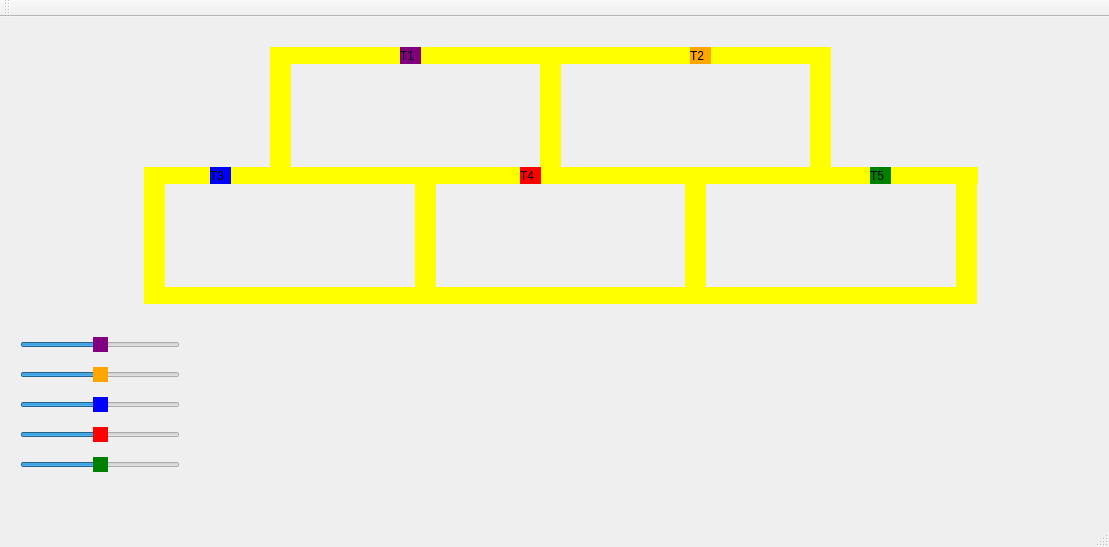
<?xml version="1.0" encoding="UTF-8"?>
<ui version="4.0">
 <class>MainWindow</class>
 <widget class="QMainWindow" name="MainWindow">
  <property name="geometry">
   <rect>
    <x>0</x>
    <y>0</y>
    <width>1109</width>
    <height>547</height>
   </rect>
  </property>
  <property name="windowTitle">
   <string>MainWindow</string>
  </property>
  <property name="styleSheet">
   <string notr="true"/>
  </property>
  <widget class="QWidget" name="centralWidget">
   <widget class="QLabel" name="label_trem1">
    <property name="geometry">
     <rect>
      <x>400</x>
      <y>30</y>
      <width>21</width>
      <height>17</height>
     </rect>
    </property>
    <property name="styleSheet">
     <string notr="true">QLabel { background: purple}</string>
    </property>
    <property name="text">
     <string>T1</string>
    </property>
   </widget>
   <widget class="QLabel" name="label_trilho1">
    <property name="geometry">
     <rect>
      <x>290</x>
      <y>30</y>
      <width>250</width>
      <height>17</height>
     </rect>
    </property>
    <property name="styleSheet">
     <string notr="true">QLabel { background: yellow}</string>
    </property>
    <property name="text">
     <string/>
    </property>
   </widget>
   <widget class="QLabel" name="label_trilho2">
    <property name="geometry">
     <rect>
      <x>290</x>
      <y>150</y>
      <width>250</width>
      <height>17</height>
     </rect>
    </property>
    <property name="styleSheet">
     <string notr="true">QLabel { background: yellow}</string>
    </property>
    <property name="text">
     <string/>
    </property>
   </widget>
   <widget class="QLabel" name="label_trilho3">
    <property name="geometry">
     <rect>
      <x>540</x>
      <y>30</y>
      <width>21</width>
      <height>137</height>
     </rect>
    </property>
    <property name="styleSheet">
     <string notr="true">QLabel { background: yellow}</string>
    </property>
    <property name="text">
     <string/>
    </property>
   </widget>
   <widget class="QLabel" name="label_trilho4">
    <property name="geometry">
     <rect>
      <x>270</x>
      <y>30</y>
      <width>21</width>
      <height>137</height>
     </rect>
    </property>
    <property name="styleSheet">
     <string notr="true">QLabel { background: yellow}</string>
    </property>
    <property name="text">
     <string/>
    </property>
   </widget>
   <widget class="QLabel" name="label_trilho4_2">
    <property name="geometry">
     <rect>
      <x>810</x>
      <y>30</y>
      <width>21</width>
      <height>137</height>
     </rect>
    </property>
    <property name="styleSheet">
     <string notr="true">QLabel { background: yellow}</string>
    </property>
    <property name="text">
     <string/>
    </property>
   </widget>
   <widget class="QLabel" name="label_trilho1_2">
    <property name="geometry">
     <rect>
      <x>560</x>
      <y>30</y>
      <width>250</width>
      <height>17</height>
     </rect>
    </property>
    <property name="styleSheet">
     <string notr="true">QLabel { background: yellow}</string>
    </property>
    <property name="text">
     <string/>
    </property>
   </widget>
   <widget class="QLabel" name="label_trilho2_2">
    <property name="geometry">
     <rect>
      <x>560</x>
      <y>150</y>
      <width>250</width>
      <height>17</height>
     </rect>
    </property>
    <property name="styleSheet">
     <string notr="true">QLabel { background: yellow}</string>
    </property>
    <property name="text">
     <string/>
    </property>
   </widget>
   <widget class="QLabel" name="label_trem2">
    <property name="geometry">
     <rect>
      <x>690</x>
      <y>30</y>
      <width>21</width>
      <height>17</height>
     </rect>
    </property>
    <property name="styleSheet">
     <string notr="true">QLabel { background: orange}</string>
    </property>
    <property name="text">
     <string>T2</string>
    </property>
   </widget>
   <widget class="QLabel" name="label_trem3">
    <property name="geometry">
     <rect>
      <x>210</x>
      <y>150</y>
      <width>21</width>
      <height>17</height>
     </rect>
    </property>
    <property name="styleSheet">
     <string notr="true">QLabel { background: blue}</string>
    </property>
    <property name="text">
     <string>T3</string>
    </property>
   </widget>
   <widget class="QLabel" name="label_trem4">
    <property name="geometry">
     <rect>
      <x>520</x>
      <y>150</y>
      <width>21</width>
      <height>17</height>
     </rect>
    </property>
    <property name="styleSheet">
     <string notr="true">QLabel { background: red}</string>
    </property>
    <property name="text">
     <string>T4</string>
    </property>
   </widget>
   <widget class="QLabel" name="label_trem5">
    <property name="geometry">
     <rect>
      <x>870</x>
      <y>150</y>
      <width>21</width>
      <height>17</height>
     </rect>
    </property>
    <property name="styleSheet">
     <string notr="true">QLabel { background: green}</string>
    </property>
    <property name="text">
     <string>T5</string>
    </property>
   </widget>
   <widget class="QLabel" name="label_trilho3_2">
    <property name="geometry">
     <rect>
      <x>415</x>
      <y>167</y>
      <width>21</width>
      <height>120</height>
     </rect>
    </property>
    <property name="styleSheet">
     <string notr="true">QLabel { background: yellow}</string>
    </property>
    <property name="text">
     <string/>
    </property>
   </widget>
   <widget class="QLabel" name="label_trilho3_3">
    <property name="geometry">
     <rect>
      <x>685</x>
      <y>167</y>
      <width>21</width>
      <height>120</height>
     </rect>
    </property>
    <property name="styleSheet">
     <string notr="true">QLabel { background: yellow}</string>
    </property>
    <property name="text">
     <string/>
    </property>
   </widget>
   <widget class="QLabel" name="label_trilho2_3">
    <property name="geometry">
     <rect>
      <x>436</x>
      <y>270</y>
      <width>250</width>
      <height>17</height>
     </rect>
    </property>
    <property name="styleSheet">
     <string notr="true">QLabel { background: yellow}</string>
    </property>
    <property name="text">
     <string/>
    </property>
   </widget>
   <widget class="QLabel" name="label_trilho2_4">
    <property name="geometry">
     <rect>
      <x>165</x>
      <y>270</y>
      <width>250</width>
      <height>17</height>
     </rect>
    </property>
    <property name="styleSheet">
     <string notr="true">QLabel { background: yellow}</string>
    </property>
    <property name="text">
     <string/>
    </property>
   </widget>
   <widget class="QLabel" name="label_trilho2_5">
    <property name="geometry">
     <rect>
      <x>706</x>
      <y>270</y>
      <width>250</width>
      <height>17</height>
     </rect>
    </property>
    <property name="styleSheet">
     <string notr="true">QLabel { background: yellow}</string>
    </property>
    <property name="text">
     <string/>
    </property>
   </widget>
   <widget class="QLabel" name="label_trilho3_4">
    <property name="geometry">
     <rect>
      <x>144</x>
      <y>167</y>
      <width>21</width>
      <height>120</height>
     </rect>
    </property>
    <property name="styleSheet">
     <string notr="true">QLabel { background: yellow}</string>
    </property>
    <property name="text">
     <string/>
    </property>
   </widget>
   <widget class="QLabel" name="label_trilho2_6">
    <property name="geometry">
     <rect>
      <x>144</x>
      <y>150</y>
      <width>126</width>
      <height>17</height>
     </rect>
    </property>
    <property name="styleSheet">
     <string notr="true">QLabel { background: yellow}</string>
    </property>
    <property name="text">
     <string/>
    </property>
   </widget>
   <widget class="QLabel" name="label_trilho2_7">
    <property name="geometry">
     <rect>
      <x>831</x>
      <y>150</y>
      <width>147</width>
      <height>17</height>
     </rect>
    </property>
    <property name="styleSheet">
     <string notr="true">QLabel { background: yellow}</string>
    </property>
    <property name="text">
     <string/>
    </property>
   </widget>
   <widget class="QLabel" name="label_trilho3_5">
    <property name="geometry">
     <rect>
      <x>956</x>
      <y>167</y>
      <width>21</width>
      <height>120</height>
     </rect>
    </property>
    <property name="styleSheet">
     <string notr="true">QLabel { background: yellow}</string>
    </property>
    <property name="text">
     <string/>
    </property>
   </widget>
   <widget class="QSlider" name="horizontalSlider_trem1">
    <property name="geometry">
     <rect>
      <x>20</x>
      <y>320</y>
      <width>160</width>
      <height>16</height>
     </rect>
    </property>
    <property name="toolTipDuration">
     <number>-1</number>
    </property>
    <property name="styleSheet">
     <string notr="true">QSlider::handle:horizontal{background-color:purple;}</string>
    </property>
    <property name="minimum">
     <number>0</number>
    </property>
    <property name="maximum">
     <number>200</number>
    </property>
    <property name="pageStep">
     <number>10</number>
    </property>
    <property name="value">
     <number>100</number>
    </property>
    <property name="orientation">
     <enum>Qt::Horizontal</enum>
    </property>
   </widget>
   <widget class="QSlider" name="horizontalSlider_trem3">
    <property name="geometry">
     <rect>
      <x>20</x>
      <y>380</y>
      <width>160</width>
      <height>16</height>
     </rect>
    </property>
    <property name="styleSheet">
     <string notr="true">QSlider::handle:horizontal{background-color:blue;}</string>
    </property>
    <property name="maximum">
     <number>200</number>
    </property>
    <property name="value">
     <number>100</number>
    </property>
    <property name="orientation">
     <enum>Qt::Horizontal</enum>
    </property>
   </widget>
   <widget class="QSlider" name="horizontalSlider_trem2">
    <property name="geometry">
     <rect>
      <x>20</x>
      <y>350</y>
      <width>160</width>
      <height>16</height>
     </rect>
    </property>
    <property name="styleSheet">
     <string notr="true">QSlider::handle:horizontal{background-color:orange;}</string>
    </property>
    <property name="maximum">
     <number>200</number>
    </property>
    <property name="value">
     <number>100</number>
    </property>
    <property name="orientation">
     <enum>Qt::Horizontal</enum>
    </property>
   </widget>
   <widget class="QSlider" name="horizontalSlider_trem4">
    <property name="geometry">
     <rect>
      <x>20</x>
      <y>410</y>
      <width>160</width>
      <height>16</height>
     </rect>
    </property>
    <property name="styleSheet">
     <string notr="true">QSlider::handle:horizontal{background-color:red;}</string>
    </property>
    <property name="maximum">
     <number>200</number>
    </property>
    <property name="value">
     <number>100</number>
    </property>
    <property name="orientation">
     <enum>Qt::Horizontal</enum>
    </property>
   </widget>
   <widget class="QSlider" name="horizontalSlider_trem5">
    <property name="geometry">
     <rect>
      <x>20</x>
      <y>440</y>
      <width>160</width>
      <height>16</height>
     </rect>
    </property>
    <property name="styleSheet">
     <string notr="true">QSlider::handle:horizontal{background-color:green;}</string>
    </property>
    <property name="maximum">
     <number>200</number>
    </property>
    <property name="value">
     <number>100</number>
    </property>
    <property name="orientation">
     <enum>Qt::Horizontal</enum>
    </property>
   </widget>
   <zorder>label_trilho2_3</zorder>
   <zorder>label_trilho2_5</zorder>
   <zorder>label_trilho2_2</zorder>
   <zorder>label_trilho3_3</zorder>
   <zorder>label_trilho3_4</zorder>
   <zorder>label_trilho2_4</zorder>
   <zorder>label_trilho3_2</zorder>
   <zorder>label_trilho3_5</zorder>
   <zorder>label_trilho2_7</zorder>
   <zorder>label_trilho2</zorder>
   <zorder>label_trilho2_6</zorder>
   <zorder>label_trilho4</zorder>
   <zorder>label_trilho3</zorder>
   <zorder>label_trilho4_2</zorder>
   <zorder>label_trilho1_2</zorder>
   <zorder>label_trilho1</zorder>
   <zorder>label_trem1</zorder>
   <zorder>label_trem2</zorder>
   <zorder>label_trem3</zorder>
   <zorder>label_trem4</zorder>
   <zorder>label_trem5</zorder>
   <zorder>horizontalSlider_trem1</zorder>
   <zorder>horizontalSlider_trem3</zorder>
   <zorder>horizontalSlider_trem2</zorder>
   <zorder>horizontalSlider_trem4</zorder>
   <zorder>horizontalSlider_trem5</zorder>
  </widget>
  <widget class="QMenuBar" name="menuBar">
   <property name="geometry">
    <rect>
     <x>0</x>
     <y>0</y>
     <width>1109</width>
     <height>22</height>
    </rect>
   </property>
  </widget>
  <widget class="QToolBar" name="mainToolBar">
   <attribute name="toolBarArea">
    <enum>TopToolBarArea</enum>
   </attribute>
   <attribute name="toolBarBreak">
    <bool>false</bool>
   </attribute>
  </widget>
  <widget class="QStatusBar" name="statusBar"/>
 </widget>
 <layoutdefault spacing="6" margin="11"/>
 <resources/>
 <connections/>
</ui>
